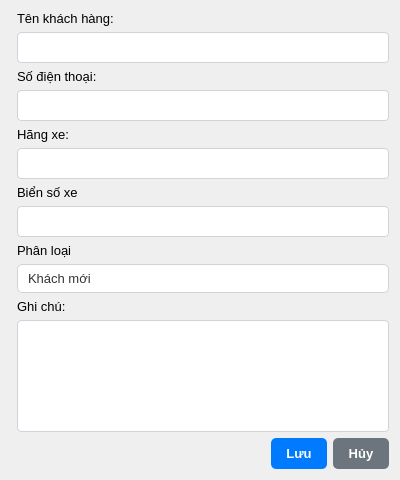
<?xml version="1.0" encoding="UTF-8"?>
<ui version="4.0">
 <class>Dialog</class>
 <widget class="QDialog" name="Dialog">
  <property name="geometry">
   <rect>
    <x>0</x>
    <y>0</y>
    <width>400</width>
    <height>480</height>
   </rect>
  </property>
  <property name="font">
   <font>
    <family>Segoe UI</family>
    <pointsize>10</pointsize>
   </font>
  </property>
  <property name="windowTitle">
   <string>Sửa thông tin khách hàng</string>
  </property>
  <layout class="QVBoxLayout" name="verticalLayout">
   <item>
    <layout class="QFormLayout" name="formLayout">
     <item row="0" column="1">
      <widget class="QLabel" name="label">
       <property name="text">
        <string>Tên khách hàng:</string>
       </property>
      </widget>
     </item>
     <item row="2" column="1">
      <widget class="QLabel" name="label_2">
       <property name="text">
        <string>Số điện thoại:</string>
       </property>
      </widget>
     </item>
     <item row="1" column="1">
      <widget class="QLineEdit" name="txt_name">
       <property name="styleSheet">
        <string notr="true">QLineEdit, QTextEdit {
    border: 1px solid #ced4da;
    border-radius: 4px;
    padding: 6px;
    background-color: #ffffff;
    selection-background-color: #007bff;
}
QLineEdit:focus, QTextEdit:focus {
    border: 1px solid #80bdff; /* Đổi viền sang màu xanh khi đang gõ chữ */
}</string>
       </property>
      </widget>
     </item>
     <item row="3" column="1">
      <widget class="QLineEdit" name="txt_phone">
       <property name="styleSheet">
        <string notr="true">QLineEdit, QTextEdit {
    border: 1px solid #ced4da;
    border-radius: 4px;
    padding: 6px;
    background-color: #ffffff;
    selection-background-color: #007bff;
}
QLineEdit:focus, QTextEdit:focus {
    border: 1px solid #80bdff; /* Đổi viền sang màu xanh khi đang gõ chữ */
}</string>
       </property>
      </widget>
     </item>
     <item row="6" column="1">
      <widget class="QLabel" name="label_3">
       <property name="font">
        <font>
         <family>Segoe UI</family>
        </font>
       </property>
       <property name="text">
        <string>Biển số xe</string>
       </property>
      </widget>
     </item>
     <item row="7" column="1">
      <widget class="QLineEdit" name="txt_plate">
       <property name="styleSheet">
        <string notr="true">QLineEdit, QTextEdit {
    border: 1px solid #ced4da;
    border-radius: 4px;
    padding: 6px;
    background-color: #ffffff;
    selection-background-color: #007bff;
}
QLineEdit:focus, QTextEdit:focus {
    border: 1px solid #80bdff; /* Đổi viền sang màu xanh khi đang gõ chữ */
}</string>
       </property>
      </widget>
     </item>
     <item row="10" column="1">
      <widget class="QLabel" name="label_4">
       <property name="font">
        <font>
         <family>Segoe UI</family>
        </font>
       </property>
       <property name="text">
        <string>Ghi chú: </string>
       </property>
      </widget>
     </item>
     <item row="11" column="1">
      <widget class="QTextEdit" name="txt_note">
       <property name="font">
        <font>
         <family>Segoe UI</family>
         <pointsize>10</pointsize>
        </font>
       </property>
       <property name="styleSheet">
        <string notr="true">QLineEdit, QTextEdit {
    border: 1px solid #ced4da;
    border-radius: 4px;
    padding: 6px;
    background-color: #ffffff;
    selection-background-color: #007bff;
}
QLineEdit:focus, QTextEdit:focus {
    border: 1px solid #80bdff; /* Đổi viền sang màu xanh khi đang gõ chữ */
}</string>
       </property>
      </widget>
     </item>
     <item row="8" column="1">
      <widget class="QLabel" name="label_5">
       <property name="font">
        <font>
         <family>Segoe UI</family>
        </font>
       </property>
       <property name="text">
        <string>Phân loại</string>
       </property>
      </widget>
     </item>
     <item row="9" column="1">
      <widget class="QComboBox" name="comboBox">
       <property name="font">
        <font>
         <family>Segoe UI</family>
         <pointsize>10</pointsize>
        </font>
       </property>
       <property name="styleSheet">
        <string notr="true">QComboBox {
    border: 1px solid #ced4da; /* Viền xám nhạt */
    border-radius: 5px;        /* Bo tròn 5px */
    padding: 5px 10px;         /* Khoảng cách chữ bên trong */
    background-color: white;   /* Nền trắng */
    color: #333333;            /* Chữ màu xám đen */
}

/* Tùy chỉnh cái nút mũi tên xổ xuống */
QComboBox::drop-down {
    border: none;
    width: 30px; /* Mở rộng chiều ngang một chút cho dễ bấm */
}

/* Chèn icon mũi tên màu đen */
/* Chèn icon mũi tên màu đen */
QComboBox::down-arrow {
    image: url(&quot;C:/Users/LENOVO/OneDrive/Documents/xaydungphanmemquanlydichvuchamsocxeoto/assets/icons/muiten.png&quot;); 
    width: 12px;  
    height: 12px;
}

/* Hiệu ứng khi mũi tên xổ xuống (tùy chọn) */
QComboBox::down-arrow:on {
    top: 1px; /* Đẩy mũi tên xuống 1px khi click tạo cảm giác chân thực */
}</string>
       </property>
       <item>
        <property name="text">
         <string>Khách mới</string>
        </property>
       </item>
       <item>
        <property name="text">
         <string>Khách quay lại thường  xuyên</string>
        </property>
       </item>
       <item>
        <property name="text">
         <string>Khách VIP</string>
        </property>
       </item>
      </widget>
     </item>
     <item row="4" column="1">
      <widget class="QLabel" name="label_6">
       <property name="text">
        <string>Hãng xe:</string>
       </property>
      </widget>
     </item>
     <item row="5" column="1">
      <widget class="QLineEdit" name="txt_hangxe">
       <property name="styleSheet">
        <string notr="true">QLineEdit, QTextEdit {
    border: 1px solid #ced4da;
    border-radius: 4px;
    padding: 6px;
    background-color: #ffffff;
    selection-background-color: #007bff;
}
QLineEdit:focus, QTextEdit:focus {
    border: 1px solid #80bdff; /* Đổi viền sang màu xanh khi đang gõ chữ */
}</string>
       </property>
      </widget>
     </item>
    </layout>
   </item>
   <item>
    <layout class="QHBoxLayout" name="horizontalLayout_2">
     <item>
      <spacer name="horizontalSpacer">
       <property name="orientation">
        <enum>Qt::Horizontal</enum>
       </property>
       <property name="sizeHint" stdset="0">
        <size>
         <width>40</width>
         <height>20</height>
        </size>
       </property>
      </spacer>
     </item>
     <item>
      <widget class="QPushButton" name="btn_save">
       <property name="styleSheet">
        <string notr="true">QPushButton {
    background-color: #007bff; /* Màu xanh dương hiện đại */
    color: white;
    border-radius: 5px;
    padding: 8px 15px;         /* Cho nút dài ra một chút */
    font-weight: bold;
}
QPushButton:hover {
    background-color: #0056b3; /* Xanh đậm hơn khi lia chuột */
}</string>
       </property>
       <property name="text">
        <string>Lưu</string>
       </property>
       <property name="icon">
        <iconset resource="../../assets/resources.qrc">
         <normaloff>:/icons/icons/luu.png</normaloff>:/icons/icons/luu.png</iconset>
       </property>
       <property name="iconSize">
        <size>
         <width>23</width>
         <height>23</height>
        </size>
       </property>
      </widget>
     </item>
     <item>
      <widget class="QPushButton" name="btn_cancel">
       <property name="styleSheet">
        <string notr="true">QPushButton {
    background-color: #6c757d; /* Màu xám trung tính */
    color: white;
    border-radius: 5px;
    padding: 8px 15px;
    font-weight: bold;
}
QPushButton:hover {
    background-color: #5a6268; /* Xám đậm hơn khi lia chuột */
}</string>
       </property>
       <property name="text">
        <string>Hủy</string>
       </property>
       <property name="icon">
        <iconset resource="../../assets/resources.qrc">
         <normaloff>:/icons/icons/huy.png</normaloff>:/icons/icons/huy.png</iconset>
       </property>
       <property name="iconSize">
        <size>
         <width>23</width>
         <height>23</height>
        </size>
       </property>
      </widget>
     </item>
    </layout>
   </item>
  </layout>
 </widget>
 <resources>
  <include location="../../assets/resources.qrc"/>
 </resources>
 <connections/>
</ui>
